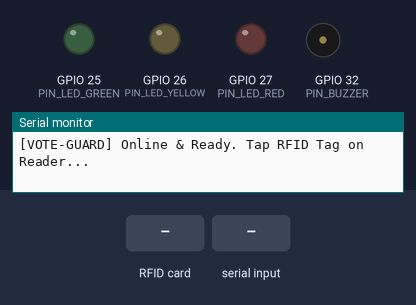
A sketch run on a simulated ESP32. Parts: output pins drawn as LEDs (lit = HIGH), buzzer (waves = sounding, pin HIGH), the last lines printed to the serial monitor. Dashed ring = blinking. The test bench sets the inputs (shaded band). WiFi joins after 1.5 s; servers stay silent unless stated; uploads are accepted with an empty reply.

Above: at 5.2 s.
5.3 s: RFID card 5E 7A 19 C4 held to the reader
At 5.69 s:
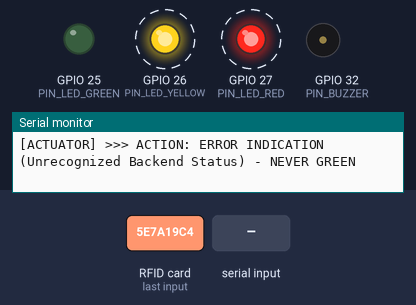
8.3 s: "ACCEPTED\n" received over Serial
At 8.61 s:
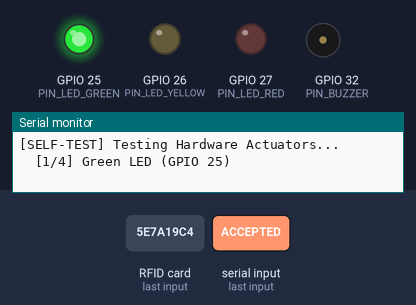
11.3 s: "VOTE_ACCEPTED\n" received over Serial
At 13.28 s:
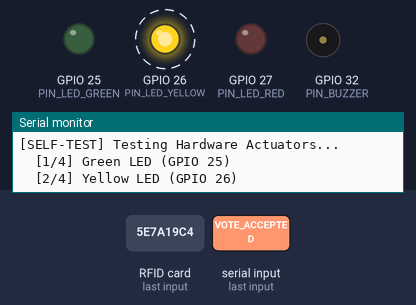
Timing chart, 0 to 18.7 s (numbered marks = the images above; inputs shaded):
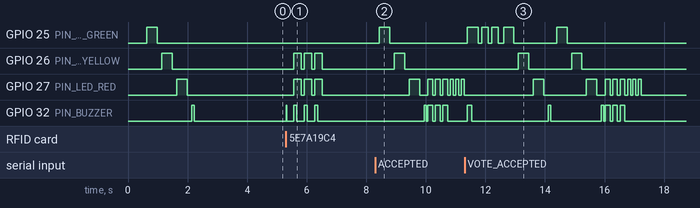

Measured:
- after the input at 5.3 s, GPIO 26 (PIN_LED_YELLOW), GPIO 27 (PIN_LED_RED): alternates HIGH for 0.25 s and LOW for 0.10 s, 6 changes in all, then stays LOW, starting after 0.27 s; GPIO 32 (PIN_BUZZER): LOW → HIGH at once, then repeats every 0.34 s: LOW 0.24 s, HIGH 0.10 s, until it stays LOW from 6.4 s
- after the input at 8.3 s, GPIO 25 (PIN_LED_GREEN): LOW → HIGH after 0.14 s, → LOW 0.35 s later; GPIO 26 (PIN_LED_YELLOW): LOW → HIGH after 0.64 s, → LOW 0.35 s later
- after the input at 11.3 s, GPIO 25 (PIN_LED_GREEN): LOW → HIGH after 0.09 s, → LOW 0.37 s later, → HIGH 0.12 s later, → LOW 0.22 s later, … (10 changes in this stretch); GPIO 26 (PIN_LED_YELLOW): alternates HIGH for 0.35 s and LOW for 1.4 s, 4 changes in all, then stays LOW, starting after 1.8 s

The sketch:

vote_guard_esp32.ino
```cpp
/*
  =============================================================================
  VOTE-GUARD — ESP32 Wireless Standalone Firmware (Wi-Fi + RC522 + Actuators)
  =============================================================================

  HARDWARE PIN MAPPING (ESP32 DevKit V1 30-Pin):
  -----------------------------------------------------------------------------


  RC522 RFID MODULE (SPI):
    - 3.3V -> ESP32 3V3 (STRICTLY 3.3V! Never connect to 5V/VIN)
    - GND  -> ESP32 Common GND
    - RST  -> GPIO 4
    - MISO -> GPIO 19
    - MOSI -> GPIO 23
    - SCK  -> GPIO 18
    - SDA (SS) -> GPIO 5

  OPERATIONAL INDICATORS & ACTUATORS (Active HIGH):
    - GREEN LED  -> GPIO 25 (Anode [+] -> 220Ω resistor -> GPIO 25 | Cathode [-] -> GND)
    - YELLOW LED -> GPIO 26 (Anode [+] -> 220Ω resistor -> GPIO 26 | Cathode [-] -> GND)
    - RED LED    -> GPIO 27 (Anode [+] -> 220Ω resistor -> GPIO 27 | Cathode [-] -> GND)
    - BUZZER     -> GPIO 32 (Signal/Positive [+] -> GPIO 32 | Negative [-] -> GND)

  COMMUNICATION MODES:
    1. Primary Wireless Mode : Wi-Fi HTTP POST direct to FastAPI backend LAN IPv4.
    2. Diagnostic Serial Mode: USB Serial console (115200 baud) for live diagnostics.
  =============================================================================
*/

#include <SPI.h>
#include <MFRC522.h>
#include <WiFi.h>
#include <HTTPClient.h>
// =============================================================================
// WI-FI & BACKEND CONFIGURATION
// =============================================================================
// If config.h exists in the sketch folder, it will be loaded.
// Otherwise, the embedded fallback settings below are used directly.
#if __has_include("config.h")
  #include "config.h"
#else
  // Wi-Fi Access Point Credentials (Connect laptop and ESP32 to the same network)
  #define WIFI_SSID         "YOUR_WIFI_SSID"
  #define WIFI_PASSWORD     "YOUR_WIFI_PASSWORD"

  // Laptop LAN IPv4 Address (Discovered via 'ipconfig' - DO NOT use 127.0.0.1!)
  #define BACKEND_BASE_URL  "http://192.168.1.100:8000"

  // HTTP connection timeout in milliseconds
  #define HTTP_TIMEOUT_MS   5000
#endif

// PIN DEFINITIONS (Exact Hardware Wiring Confirmed)
#define PIN_RC522_SS      5     // SDA / Chip Select
#define PIN_RC522_RST     4     // RC522 Reset
#define PIN_RC522_SCK     18    // SPI Clock
#define PIN_RC522_MISO    19    // SPI MISO
#define PIN_RC522_MOSI    23    // SPI MOSI

#define PIN_LED_GREEN     25    // Green Status LED  -> GPIO 25
#define PIN_LED_YELLOW    26    // Yellow Status LED -> GPIO 26
#define PIN_LED_RED       27    // Red Status LED    -> GPIO 27
#define PIN_BUZZER        32    // Active Buzzer     -> GPIO 32

// Reader Instance
MFRC522 rfid(PIN_RC522_SS, PIN_RC522_RST);

// Scan Debounce Tracker: Prevents re-scanning while holding tag on reader (4 seconds)
unsigned long lastScanTime = 0;
String lastScannedUID = "";
const unsigned long SCAN_DEBOUNCE_MS = 4000;


// =============================================================================
// ACTUATOR & FEEDBACK ROUTINES
// =============================================================================

void beep(int durationMs) {
  digitalWrite(PIN_BUZZER, HIGH);
  delay(durationMs);
  digitalWrite(PIN_BUZZER, LOW);
}

void clearIndicators() {
  digitalWrite(PIN_LED_GREEN, LOW);
  digitalWrite(PIN_LED_YELLOW, LOW);
  digitalWrite(PIN_LED_RED, LOW);
  digitalWrite(PIN_BUZZER, LOW);
}

// 1. Success: Green LED visible blink pattern + confirmation tone
void handleVoteAccepted() {
  clearIndicators();
  Serial.println("[ACTUATOR] >>> ACTION: GREEN LED BLINK (Vote Accepted)");

  // 3 distinct, visible green blinks with confirmation tone
  for (int i = 0; i < 3; i++) {
    digitalWrite(PIN_LED_GREEN, HIGH);
    if (i == 0) beep(150);
    delay(220);
    digitalWrite(PIN_LED_GREEN, LOW);
    delay(120);
  }
  clearIndicators();
}

// 2. Warning: Yellow LED visible blink pattern + 3 alert chirps
void handleUnregistered() {
  clearIndicators();
  Serial.println("[ACTUATOR] >>> ACTION: YELLOW LED BLINK (Unregistered Card)");

  // 3 distinct yellow blinks with alert chirps
  for (int i = 0; i < 3; i++) {
    digitalWrite(PIN_LED_YELLOW, HIGH);
    beep(80);
    delay(140);
    digitalWrite(PIN_LED_YELLOW, LOW);
    delay(100);
  }
  clearIndicators();
}

// 3. Duplicate Rejection: Red LED rapid strobe + 3 prominent alarm buzzes
void handleDuplicate() {
  clearIndicators();
  Serial.println("[ACTUATOR] >>> ACTION: RED LED STROBE (Duplicate Vote Blocked)");

  // 3 alarm buzzes with red strobe
  for (int i = 0; i < 3; i++) {
    digitalWrite(PIN_LED_RED, HIGH);
    digitalWrite(PIN_BUZZER, HIGH);
    delay(160);
    digitalWrite(PIN_LED_RED, LOW);
    digitalWrite(PIN_BUZZER, LOW);
    delay(90);
  }
  // Extra visible red strobe flashes
  for (int i = 0; i < 3; i++) {
    digitalWrite(PIN_LED_RED, HIGH);
    delay(100);
    digitalWrite(PIN_LED_RED, LOW);
    delay(80);
  }
  clearIndicators();
}

// 4. Network or Server Error: Red + Yellow warning, NEVER Green!
void handleNetworkOrServerError(const String &reason) {
  clearIndicators();
  Serial.print("[ACTUATOR] >>> ACTION: ERROR INDICATION (");
  Serial.print(reason);
  Serial.println(") - NEVER GREEN");

  // Alternating Red & Yellow flashes with warning buzzes
  for (int i = 0; i < 3; i++) {
    digitalWrite(PIN_LED_RED, HIGH);
    digitalWrite(PIN_LED_YELLOW, HIGH);
    beep(100);
    delay(150);
    digitalWrite(PIN_LED_RED, LOW);
    digitalWrite(PIN_LED_YELLOW, LOW);
    delay(100);
  }
  clearIndicators();
}

// Hardware Boot Self-Test
void hardwareSelfTest() {
  Serial.println("\n[SELF-TEST] Testing Hardware Actuators...");
  clearIndicators();

  Serial.println("  [1/4] Green LED (GPIO 25)");
  digitalWrite(PIN_LED_GREEN, HIGH);
  delay(350);
  digitalWrite(PIN_LED_GREEN, LOW);
  delay(150);

  Serial.println("  [2/4] Yellow LED (GPIO 26)");
  digitalWrite(PIN_LED_YELLOW, HIGH);
  delay(350);
  digitalWrite(PIN_LED_YELLOW, LOW);
  delay(150);

  Serial.println("  [3/4] Red LED (GPIO 27)");
  digitalWrite(PIN_LED_RED, HIGH);
  delay(350);
  digitalWrite(PIN_LED_RED, LOW);
  delay(150);

  Serial.println("  [4/4] Active Buzzer (GPIO 32)");
  beep(80);

  clearIndicators();
  Serial.println("[SELF-TEST] Peripheral verification complete.\n");
}


// =============================================================================
// WI-FI CONNECTION MANAGEMENT
// =============================================================================

void connectToWiFi() {
  if (WiFi.status() == WL_CONNECTED) {
    return;
  }

  Serial.println("=================================================");
  Serial.print("[WIFI] Connecting to SSID: '");
  Serial.print(WIFI_SSID);
  Serial.println("'");

  // Reset Wi-Fi state cleanly
  WiFi.disconnect(true);
  delay(200);
  WiFi.mode(WIFI_STA);
  WiFi.setAutoReconnect(true);
  WiFi.begin(WIFI_SSID, WIFI_PASSWORD);

  unsigned long startAttemptTime = millis();
  // Wait up to 15 seconds for connection on primary SSID
  while (WiFi.status() != WL_CONNECTED && millis() - startAttemptTime < 15000) {
    delay(400);
    Serial.print(".");
  }
  Serial.println();

  // If not connected, automatically try with/without a trailing space
  if (WiFi.status() != WL_CONNECTED) {
    String altSSID = String(WIFI_SSID);
    if (!altSSID.endsWith(" ")) {
      altSSID += " ";
    } else {
      altSSID.trim();
    }
    Serial.print("[WIFI] Primary timed out. Trying matching SSID: '");
    Serial.print(altSSID);
    Serial.println("'");

    WiFi.disconnect(true);
    delay(200);
    WiFi.begin(altSSID.c_str(), WIFI_PASSWORD);
    unsigned long altAttempt = millis();
    while (WiFi.status() != WL_CONNECTED && millis() - altAttempt < 15000) {
      delay(400);
      Serial.print(".");
    }
    Serial.println();
  }

  if (WiFi.status() == WL_CONNECTED) {
    Serial.println("[WIFI] Successfully Connected!");
    Serial.print("  - Assigned ESP32 IP : ");
    Serial.println(WiFi.localIP());
    Serial.print("  - Subnet Mask       : ");
    Serial.println(WiFi.subnetMask());
    Serial.print("  - Gateway IP        : ");
    Serial.println(WiFi.gatewayIP());
    Serial.print("  - Wi-Fi Signal RSSI : ");
    Serial.print(WiFi.RSSI());
    Serial.println(" dBm");
    Serial.print("  - Target Backend    : ");
    Serial.println(BACKEND_BASE_URL);
    Serial.println("=================================================");
  } else {
    Serial.print("[WIFI-WARNING] Connection failed. Status code: ");
    int st = WiFi.status();
    Serial.println(st);
    if (st == 1) { // WL_NO_SSID_AVAIL
      Serial.println("  -> Reason: SSID NOT FOUND! Check if your Wi-Fi name has a trailing space (e.g. 'Launchpad ')");
    } else if (st == 4) { // WL_CONNECT_FAILED
      Serial.println("  -> Reason: PASSWORD REJECTED! Check your Wi-Fi password.");
    } else if (st == 6) { // WL_DISCONNECTED
      Serial.println("  -> Reason: Handshake timeout. Ensure 2.4 GHz band is enabled.");
    }
    Serial.println("  ESP32 will retry connection automatically.");
    Serial.println("=================================================");
    handleNetworkOrServerError("Wi-Fi Not Connected");
  }
}


// =============================================================================
// WIRELESS VERIFICATION VIA FASTAPI BACKEND
// =============================================================================

// Lightweight helper to extract JSON string fields without heavy library dependencies
String extractJsonField(const String &json, const String &fieldName) {
  String searchKey = "\"" + fieldName + "\"";
  int keyIndex = json.indexOf(searchKey);
  if (keyIndex == -1) return "";

  int colonIndex = json.indexOf(":", keyIndex + searchKey.length());
  if (colonIndex == -1) return "";

  int valStart = json.indexOf("\"", colonIndex);
  if (valStart == -1) return "";

  int valEnd = json.indexOf("\"", valStart + 1);
  if (valEnd == -1) return "";

  return json.substring(valStart + 1, valEnd);
}

void verifyVoteOverWiFi(const String &rfidUID) {
  // 1. Verify Wi-Fi connectivity
  if (WiFi.status() != WL_CONNECTED) {
    Serial.println("[HTTP-ERROR] Wi-Fi offline. Reconnecting...");
    connectToWiFi();
    if (WiFi.status() != WL_CONNECTED) {
      handleNetworkOrServerError("Wi-Fi Offline");
      return;
    }
  }

  // 2. Prepare HTTP request
  HTTPClient http;
  String targetEndpoint = String(BACKEND_BASE_URL) + "/api/vote/verify-and-record";
  String payload = "{\"rfid_uid\":\"" + rfidUID + "\"}";

  Serial.println("-------------------------------------------------");
  Serial.print("[HTTP-TX] Target Endpoint : ");
  Serial.println(targetEndpoint);
  Serial.print("[HTTP-TX] Payload         : ");
  Serial.println(payload);

  http.begin(targetEndpoint);
  http.addHeader("Content-Type", "application/json");
  http.setTimeout(HTTP_TIMEOUT_MS);

  // 3. Transmit POST
  unsigned long reqStartTime = millis();
  int httpResponseCode = http.POST(payload);
  unsigned long reqDuration = millis() - reqStartTime;

  Serial.print("[HTTP-RX] Status Code     : ");
  Serial.print(httpResponseCode);
  Serial.print(" (");
  Serial.print(reqDuration);
  Serial.println(" ms)");

  // 4. Handle Network / Server Failure
  if (httpResponseCode <= 0) {
    Serial.print("[HTTP-ERROR] Connection Failed: ");
    Serial.println(http.errorToString(httpResponseCode));
    http.end();
    handleNetworkOrServerError("HTTP Connection Failed");
    return;
  }

  String responseBody = http.getString();
  Serial.print("[HTTP-RX] Raw Response    : ");
  Serial.println(responseBody);
  http.end();

  // 5. Parse authoritative response fields
  String status = extractJsonField(responseBody, "status");
  String ledDirective = extractJsonField(responseBody, "hardware_led");
  String voterName = extractJsonField(responseBody, "voter_name");
  String message = extractJsonField(responseBody, "message");

  status.toUpperCase();
  ledDirective.toUpperCase();

  Serial.print("[PARSER] Parsed Status    : ");
  Serial.println(status);
  Serial.print("[PARSER] Hardware LED     : ");
  Serial.println(ledDirective);
  if (voterName.length() > 0) {
    Serial.print("[PARSER] Voter Name       : ");
    Serial.println(voterName);
  }

  // 6. Actuate Indicators based strictly on Authoritative Backend Result
  if (status == "ACCEPTED" || status == "VOTE_ACCEPTED" || ledDirective == "GREEN") {
    handleVoteAccepted();
  }
  else if (status == "ALREADY_VOTED" || status == "DUPLICATE" || ledDirective == "RED") {
    handleDuplicate();
  }
  else if (status == "UNREGISTERED" || ledDirective == "YELLOW") {
    handleUnregistered();
  }
  else {
    // Unknown status, INACTIVE, or malformed response: NEVER GREEN
    Serial.println("[PARSER-WARNING] Unrecognized status. Actuating safety rejection.");
    handleNetworkOrServerError("Unrecognized Backend Status");
  }

  Serial.println("-------------------------------------------------");
}


// =============================================================================
// SETUP
// =============================================================================

void setup() {
  Serial.begin(115200);
  delay(500);

  // 1. Initialize GPIO Pins
  pinMode(PIN_LED_GREEN, OUTPUT);
  pinMode(PIN_LED_YELLOW, OUTPUT);
  pinMode(PIN_LED_RED, OUTPUT);
  pinMode(PIN_BUZZER, OUTPUT);
  clearIndicators();

  // 2. Initialize SPI Bus and RC522 Reader
  SPI.begin();
  rfid.PCD_Init();
  delay(50);

  // 3. Startup Banner
  Serial.println("\n=================================================");
  Serial.println("       VOTE-GUARD ESP32 WIRELESS CONTROLLER      ");
  Serial.println("=================================================");
  Serial.println("Hardware Pin Assignments (CONFIRMED):");
  Serial.println("  - GREEN LED  : GPIO 25");
  Serial.println("  - YELLOW LED : GPIO 26");
  Serial.println("  - RED LED    : GPIO 27");
  Serial.println("  - BUZZER     : GPIO 32");
  Serial.println("  - RC522 SPI  : SS=5, RST=4, SCK=18, MISO=19, MOSI=23");
  Serial.println("=================================================");

  // 4. Hardware Self-Test (Green -> Yellow -> Red -> Beep)
  hardwareSelfTest();

  // 5. Connect to Wi-Fi Network
  connectToWiFi();

  Serial.println("[VOTE-GUARD] Online & Ready. Tap RFID Tag on Reader...\n");
}


// =============================================================================
// MAIN LOOP
// =============================================================================

void loop() {
  // 1. Process Optional USB Serial Directives (Backwards Compatibility & Debugging)
  if (Serial.available() > 0) {
    char cmd = Serial.read();
    while (Serial.available() > 0 && (Serial.peek() == '\n' || Serial.peek() == '\r' || Serial.peek() == ' ')) {
      Serial.read();
    }
    if (cmd == 'V' || cmd == 'v' || cmd == 'G') {
      handleVoteAccepted();
    } else if (cmd == 'D' || cmd == 'd' || cmd == 'R') {
      handleDuplicate();
    } else if (cmd == 'U' || cmd == 'u' || cmd == 'Y') {
      handleUnregistered();
    } else if (cmd == 'T' || cmd == 't') {
      hardwareSelfTest();
    }
  }

  // 2. Detect RFID Card Presence
  if (!rfid.PICC_IsNewCardPresent()) {
    return;
  }

  // 3. Read Card Serial Data
  if (!rfid.PICC_ReadCardSerial()) {
    return;
  }

  // 4. Format Hex UID String (e.g. "71411605")
  String uidString = "";
  for (byte i = 0; i < rfid.uid.size; i++) {
    if (rfid.uid.uidByte[i] < 0x10) {
      uidString += "0";
    }
    uidString += String(rfid.uid.uidByte[i], HEX);
  }
  uidString.toUpperCase();

  // 5. Debounce Check: Prevent instant repeated scans of the same held card
  unsigned long now = millis();
  if (uidString != lastScannedUID || (now - lastScanTime > SCAN_DEBOUNCE_MS)) {
    lastScannedUID = uidString;
    lastScanTime = now;

    // Instant physical contact acknowledgment chirp (20ms)
    beep(20);

    Serial.println("\n[RFID-SCAN] =====================================");
    Serial.print("[RFID-SCAN] Scanned Card UID: ");
    Serial.println(uidString);

    // 6. Send to Backend over Wi-Fi
    verifyVoteOverWiFi(uidString);
  }

  // 7. Halt Card and Release Crypto State
  rfid.PICC_HaltA();
  rfid.PCD_StopCrypto1();
}
```

config.example.h
```cpp
/**
 * =============================================================================
 * VOTE-GUARD — ESP32 Wireless Configuration Template
 * =============================================================================
 * Copy this file to 'config.h' and fill in your actual local Wi-Fi credentials
 * and laptop LAN IP address.
 *
 * NOTE: 'config.h' is ignored by Git to protect your local credentials.
 */

#ifndef VOTE_GUARD_CONFIG_H
#define VOTE_GUARD_CONFIG_H

// =============================================================================
// 1. LOCAL WI-FI NETWORK CONFIGURATION
// =============================================================================
// Connect both your laptop and the ESP32 to the SAME Wi-Fi network or Mobile Hotspot.
#define WIFI_SSID       "YOUR_WIFI_SSID_HERE"
#define WIFI_PASSWORD   "YOUR_WIFI_PASSWORD_HERE"

// =============================================================================
// 2. FASTAPI BACKEND LAN IPv4 ADDRESS
// =============================================================================
// Replace with your laptop's actual LAN IPv4 address discovered via 'ipconfig'
// IMPORTANT: DO NOT use '127.0.0.1' or 'localhost' (those refer to the ESP32 itself!).
//
// Format: "http://<LAPTOP_LAN_IP>:8000"
// Example: "http://192.168.1.100:8000"
#define BACKEND_BASE_URL "http://192.168.1.100:8000"

// Network connection timeout in milliseconds
#define HTTP_TIMEOUT_MS  5000

#endif // VOTE_GUARD_CONFIG_H
```
